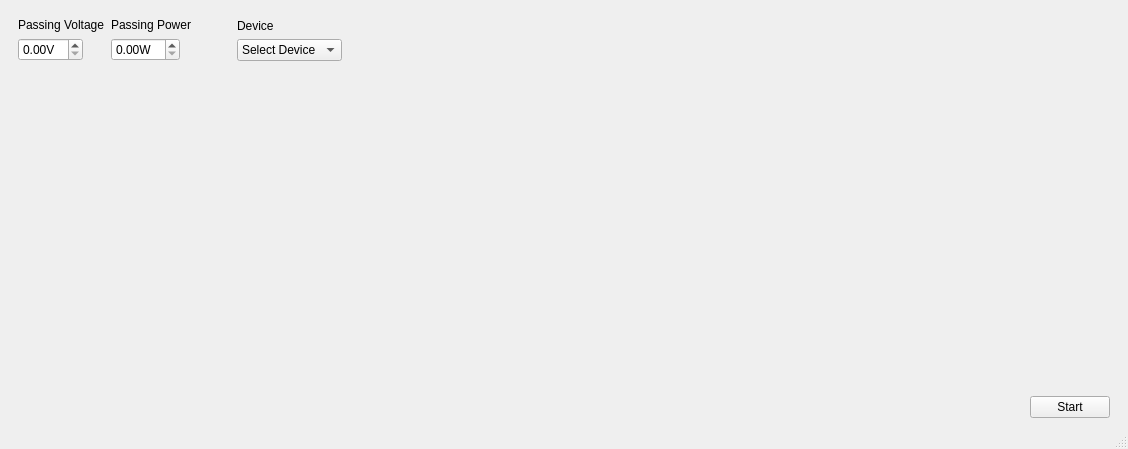
<?xml version="1.0" encoding="UTF-8"?>
<ui version="4.0">
 <class>MainWindow</class>
 <widget class="QMainWindow" name="MainWindow">
  <property name="geometry">
   <rect>
    <x>0</x>
    <y>0</y>
    <width>1128</width>
    <height>449</height>
   </rect>
  </property>
  <property name="windowTitle">
   <string>MainWindow</string>
  </property>
  <property name="windowIcon">
   <iconset resource="../resources.qrc">
    <normaloff>:/icons/icon.png</normaloff>:/icons/icon.png</iconset>
  </property>
  <widget class="QWidget" name="centralwidget">
   <layout class="QVBoxLayout" name="verticalLayout">
    <property name="leftMargin">
     <number>9</number>
    </property>
    <property name="topMargin">
     <number>9</number>
    </property>
    <property name="rightMargin">
     <number>9</number>
    </property>
    <property name="bottomMargin">
     <number>9</number>
    </property>
    <item>
     <widget class="QStackedWidget" name="stackedWidget">
      <property name="sizePolicy">
       <sizepolicy hsizetype="Preferred" vsizetype="Preferred">
        <horstretch>0</horstretch>
        <verstretch>0</verstretch>
       </sizepolicy>
      </property>
      <property name="currentIndex">
       <number>0</number>
      </property>
      <widget class="QWidget" name="device_selection_page">
       <layout class="QVBoxLayout" name="verticalLayout_7">
        <property name="bottomMargin">
         <number>0</number>
        </property>
        <item>
         <layout class="QHBoxLayout" name="horizontalLayout_2">
          <property name="topMargin">
           <number>0</number>
          </property>
          <item>
           <layout class="QVBoxLayout" name="verticalLayout_2">
            <property name="sizeConstraint">
             <enum>QLayout::SizeConstraint::SetMaximumSize</enum>
            </property>
            <item>
             <widget class="QLabel" name="label">
              <property name="sizePolicy">
               <sizepolicy hsizetype="Maximum" vsizetype="Maximum">
                <horstretch>0</horstretch>
                <verstretch>0</verstretch>
               </sizepolicy>
              </property>
              <property name="text">
               <string>Passing Voltage</string>
              </property>
             </widget>
            </item>
            <item>
             <widget class="QDoubleSpinBox" name="passing_voltage_input">
              <property name="sizePolicy">
               <sizepolicy hsizetype="Maximum" vsizetype="Fixed">
                <horstretch>0</horstretch>
                <verstretch>0</verstretch>
               </sizepolicy>
              </property>
              <property name="suffix">
               <string>V</string>
              </property>
             </widget>
            </item>
           </layout>
          </item>
          <item>
           <layout class="QVBoxLayout" name="verticalLayout_5">
            <property name="sizeConstraint">
             <enum>QLayout::SizeConstraint::SetMaximumSize</enum>
            </property>
            <item>
             <widget class="QLabel" name="label_2">
              <property name="sizePolicy">
               <sizepolicy hsizetype="Maximum" vsizetype="Maximum">
                <horstretch>0</horstretch>
                <verstretch>0</verstretch>
               </sizepolicy>
              </property>
              <property name="text">
               <string>Passing Power</string>
              </property>
             </widget>
            </item>
            <item>
             <widget class="QDoubleSpinBox" name="passing_power_input">
              <property name="sizePolicy">
               <sizepolicy hsizetype="Maximum" vsizetype="Fixed">
                <horstretch>0</horstretch>
                <verstretch>0</verstretch>
               </sizepolicy>
              </property>
              <property name="suffix">
               <string>W</string>
              </property>
             </widget>
            </item>
           </layout>
          </item>
          <item>
           <spacer name="horizontalSpacer_2">
            <property name="orientation">
             <enum>Qt::Orientation::Horizontal</enum>
            </property>
            <property name="sizeType">
             <enum>QSizePolicy::Policy::Fixed</enum>
            </property>
            <property name="sizeHint" stdset="0">
             <size>
              <width>40</width>
              <height>20</height>
             </size>
            </property>
           </spacer>
          </item>
          <item>
           <layout class="QVBoxLayout" name="verticalLayout_6">
            <property name="sizeConstraint">
             <enum>QLayout::SizeConstraint::SetMaximumSize</enum>
            </property>
            <item>
             <widget class="QLabel" name="label_3">
              <property name="text">
               <string>Device</string>
              </property>
             </widget>
            </item>
            <item>
             <widget class="QComboBox" name="device_combobox">
              <property name="sizePolicy">
               <sizepolicy hsizetype="Maximum" vsizetype="Fixed">
                <horstretch>0</horstretch>
                <verstretch>0</verstretch>
               </sizepolicy>
              </property>
              <item>
               <property name="text">
                <string>Select Device</string>
               </property>
              </item>
             </widget>
            </item>
           </layout>
          </item>
          <item>
           <spacer name="horizontalSpacer_3">
            <property name="orientation">
             <enum>Qt::Orientation::Horizontal</enum>
            </property>
            <property name="sizeHint" stdset="0">
             <size>
              <width>40</width>
              <height>20</height>
             </size>
            </property>
           </spacer>
          </item>
         </layout>
        </item>
        <item>
         <spacer name="verticalSpacer">
          <property name="orientation">
           <enum>Qt::Orientation::Vertical</enum>
          </property>
          <property name="sizeHint" stdset="0">
           <size>
            <width>20</width>
            <height>40</height>
           </size>
          </property>
         </spacer>
        </item>
        <item>
         <layout class="QHBoxLayout" name="horizontalLayout_3">
          <property name="topMargin">
           <number>0</number>
          </property>
          <item>
           <spacer name="horizontalSpacer">
            <property name="orientation">
             <enum>Qt::Orientation::Horizontal</enum>
            </property>
            <property name="sizeHint" stdset="0">
             <size>
              <width>40</width>
              <height>20</height>
             </size>
            </property>
           </spacer>
          </item>
          <item>
           <widget class="QPushButton" name="continue_button">
            <property name="sizePolicy">
             <sizepolicy hsizetype="Fixed" vsizetype="Fixed">
              <horstretch>0</horstretch>
              <verstretch>0</verstretch>
             </sizepolicy>
            </property>
            <property name="text">
             <string>Start</string>
            </property>
           </widget>
          </item>
         </layout>
        </item>
       </layout>
      </widget>
      <widget class="QWidget" name="poe_table_page">
       <layout class="QVBoxLayout" name="verticalLayout_4">
        <property name="leftMargin">
         <number>0</number>
        </property>
        <property name="topMargin">
         <number>0</number>
        </property>
        <property name="rightMargin">
         <number>0</number>
        </property>
        <property name="bottomMargin">
         <number>0</number>
        </property>
        <item>
         <widget class="QTableView" name="poe_table_view">
          <property name="editTriggers">
           <set>QAbstractItemView::EditTrigger::NoEditTriggers</set>
          </property>
          <property name="alternatingRowColors">
           <bool>true</bool>
          </property>
          <property name="sortingEnabled">
           <bool>true</bool>
          </property>
         </widget>
        </item>
       </layout>
      </widget>
     </widget>
    </item>
   </layout>
  </widget>
  <widget class="QMenuBar" name="menubar">
   <property name="geometry">
    <rect>
     <x>0</x>
     <y>0</y>
     <width>1128</width>
     <height>33</height>
    </rect>
   </property>
  </widget>
  <widget class="QStatusBar" name="statusbar"/>
 </widget>
 <resources>
  <include location="../resources.qrc"/>
 </resources>
 <connections/>
</ui>
